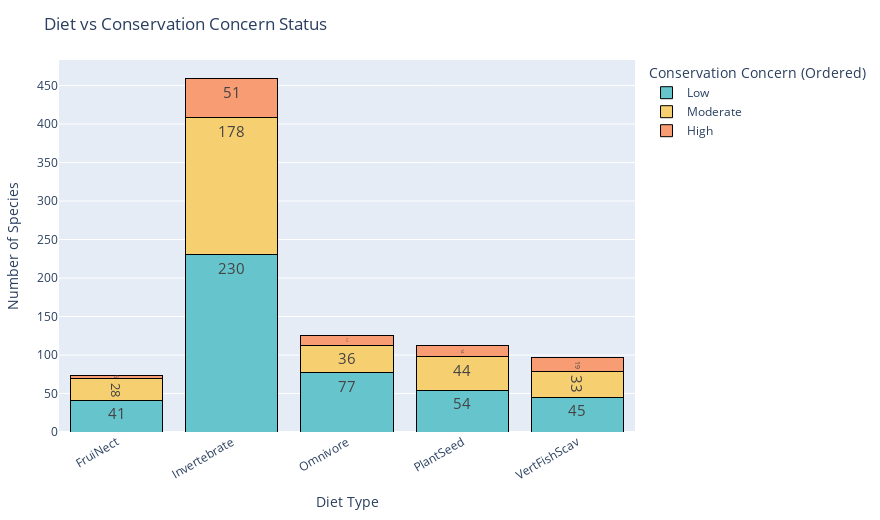

Here is the notebook cell this chart was saved with:
### Markdown cell above
### Diet Type vs Conservation Concern

### Code cell
# Group by diet and conservation concern
diet_df = birds_df.groupby(['diet', 'status_of_conservation_concern']).size().reset_index(name='count')

# Define the desired order
custom_order = ['Low', 'Moderate', 'High']

# Plot
fig = px.bar(
    diet_df,
    x='diet',
    y='count',
    color='status_of_conservation_concern',
    title='Diet vs Conservation Concern Status',
    barmode='stack',
    text='count',
    category_orders={'status_of_conservation_concern': custom_order},
    color_discrete_sequence=px.colors.qualitative.Pastel
)

# Enhance appearance
fig.update_traces(textposition='inside', 
                  textfont_size=15,
                  marker_line_width=1,
    marker_line_color='black')

fig.update_layout(
    xaxis_title='Diet Type',
    yaxis_title='Number of Species',
    xaxis_tickangle=-30,
    height=520,
    width=880,
    legend_title_text='Conservation Concern (Ordered)',
    margin=dict(t=60, l=40, r=40, b=40)
)

fig.show()

### Figure 1 — Plotly figure (JSON) as saved in the notebook; plotly's stock layout.template omitted (floating-point values rounded to 4 significant figures)
{"data": [{"alignmentgroup": "True", "hovertemplate": "status_of_conservation_concern=Low<br>diet=%{x}<br>count=%{text}<extra></extra>", "legendgroup": "Low", "marker": {"color": "rgb(102, 197, 204)", "line": {"color": "black", "width": 1}, "pattern": {"shape": ""}}, "name": "Low", "offsetgroup": "Low", "orientation": "v", "showlegend": true, "text": [41, 230, 77, 54, 45], "textfont": {"size": 15}, "textposition": "inside", "type": "bar", "x": ["FruiNect", "Invertebrate", "Omnivore", "PlantSeed", "VertFishScav"], "xaxis": "x", "y": [41, 230, 77, 54, 45], "yaxis": "y"}, {"alignmentgroup": "True", "hovertemplate": "status_of_conservation_concern=Moderate<br>diet=%{x}<br>count=%{text}<extra></extra>", "legendgroup": "Moderate", "marker": {"color": "rgb(246, 207, 113)", "line": {"color": "black", "width": 1}, "pattern": {"shape": ""}}, "name": "Moderate", "offsetgroup": "Moderate", "orientation": "v", "showlegend": true, "text": [28, 178, 36, 44, 33], "textfont": {"size": 15}, "textposition": "inside", "type": "bar", "x": ["FruiNect", "Invertebrate", "Omnivore", "PlantSeed", "VertFishScav"], "xaxis": "x", "y": [28, 178, 36, 44, 33], "yaxis": "y"}, {"alignmentgroup": "True", "hovertemplate": "status_of_conservation_concern=High<br>diet=%{x}<br>count=%{text}<extra></extra>", "legendgroup": "High", "marker": {"color": "rgb(248, 156, 116)", "line": {"color": "black", "width": 1}, "pattern": {"shape": ""}}, "name": "High", "offsetgroup": "High", "orientation": "v", "showlegend": true, "text": [5, 51, 12, 14, 19], "textfont": {"size": 15}, "textposition": "inside", "type": "bar", "x": ["FruiNect", "Invertebrate", "Omnivore", "PlantSeed", "VertFishScav"], "xaxis": "x", "y": [5, 51, 12, 14, 19], "yaxis": "y"}], "layout": {"barmode": "stack", "height": 520, "legend": {"title": {"text": "Conservation Concern (Ordered)"}, "tracegroupgap": 0}, "margin": {"b": 40, "l": 40, "r": 40, "t": 60}, "title": {"text": "Diet vs Conservation Concern Status"}, "width": 880, "xaxis": {"anchor": "y", "autorange": true, "domain": [0, 1], "range": [-0.5, 4.5], "tickangle": -30, "title": {"text": "Diet Type"}, "type": "category"}, "yaxis": {"anchor": "x", "autorange": true, "domain": [0, 1], "range": [0, 483.2], "title": {"text": "Number of Species"}, "type": "linear"}}}
